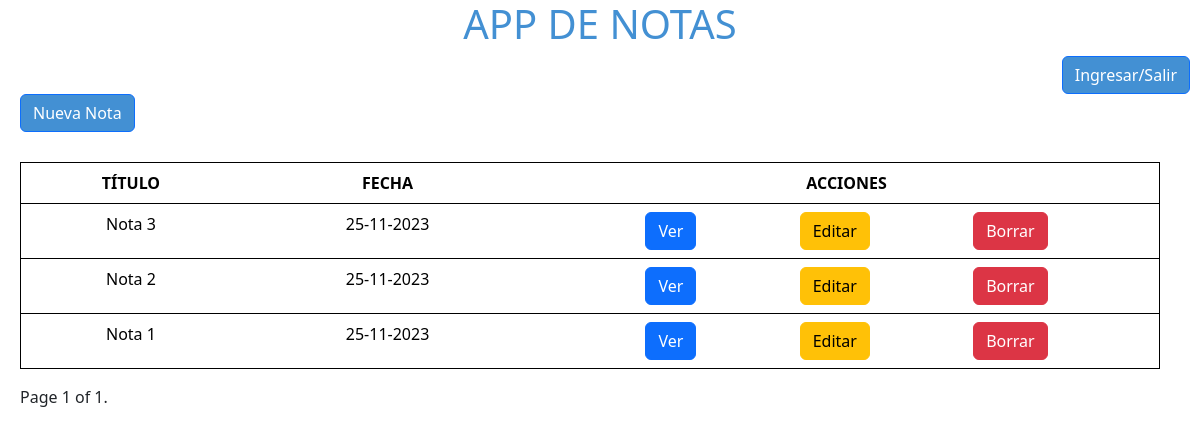
The page / on the database its author committed.
### notes/models.py (models this page shows, shortened)
class Note(models.Model):
    title = models.CharField(max_length=30)
    note_body = models.CharField(max_length=200)
    creation_date = models.DateTimeField()

### notes/views.py (the view)
# urls.py: path('', views.notesPage, name='notesPage'),
def notesPage(request):
    notes_list = Note.objects.all().order_by('creation_date').reverse()
    paginator = Paginator(notes_list, 5)
    page_number = request.GET.get('page', 1)
    page_obj = paginator.get_page(page_number)
    template = loader.get_template("mostrarNotas.html")
    context = {"page_obj": page_obj}
    return HttpResponse(template.render(context, request))

### notes/templates/mostrarNotas.html (shortened to what this page needs)
{% extends 'base.html' %}
{% load static %}
{% block body %}
    <body>
        <div class="main-container">
            <div id="title-container">
                <h1 id='title'>APP DE NOTAS</h1>
            </div>
            <div id="in-out-container">
                <a href="#"  id="in-out-btn" class="btn btn-primary">Ingresar/Salir</a>
            </div>
            <div id="new-note-container">
                <a href="{% url 'createNotePage' %}"  id="new-note-btn" class="btn btn-primary">Nueva Nota</a>
            </div>
            <div id="notes-container">
                <table class="table">
                    <thead>
                        <tr>
                            <th scope="col">TÍTULO</th>
                            <th scope="col">FECHA</th>
                            <th scope="col">ACCIONES</th>
                        </tr>
                    </thead>
                    <tbody>
                        {% for note in page_obj %}
                        <tr>
                            <td>{{ note.title }}</td>
                            <td>{{note.creation_date|date:"d-m-Y"}} </td>
                            <td>
                                <div class="actions-container">
                                <a href="{% url 'viewNotePage' note.id page_obj.number %}" class="btn btn-primary">Ver</a> <a href="{% url 'editNotePage' note.id %}" class="btn btn-warning">Editar</a> <a href="{% url 'deleteNotePage' note.id %}" class="btn btn-danger">Borrar</a></td>
                                </div>
                        </tr>
                        {% endfor %}
            <div class="pagination pag">
                <span class="step-links">
                    <span class="current">
                        Page {{ page_obj.number }} of {{ page_obj.paginator.num_pages }}.
                    </span>
                </span>
            </div>
    </body>
{% endblock body %}

### static/css/notesPage.css (style rules this page uses)
.main-container { display: flex; flex-direction: column; }
#title-container { display: flex; width: 100%; justify-content: center; }
#title-container > h1 { color: rgb(67, 144, 211); }
#in-out-container { display: flex; width: 100%; justify-content: flex-end; }
#in-out-btn, #new-note-btn { border-radius: 6px; background-color: rgb(67, 144, 211); color: white; }
#in-out-btn { margin-right: 10px; }
#new-note-btn, .table { margin-left: 20px; }
.table { border: 1px solid black; width: 95%; margin-top: 30px; text-align: center; }
.actions-container { display: flex; justify-content: space-evenly; }
.pagination { margin-left: 20px; }

### rows shown on the page
Note: title "Nota 3", creation_date "25-11-2023"
Note: title "Nota 2", creation_date "25-11-2023"
Note: title "Nota 1", creation_date "25-11-2023"

### other values the page prints
{{ page_obj.number }} "1"
{{ page_obj.paginator.num_pages }} "1"
